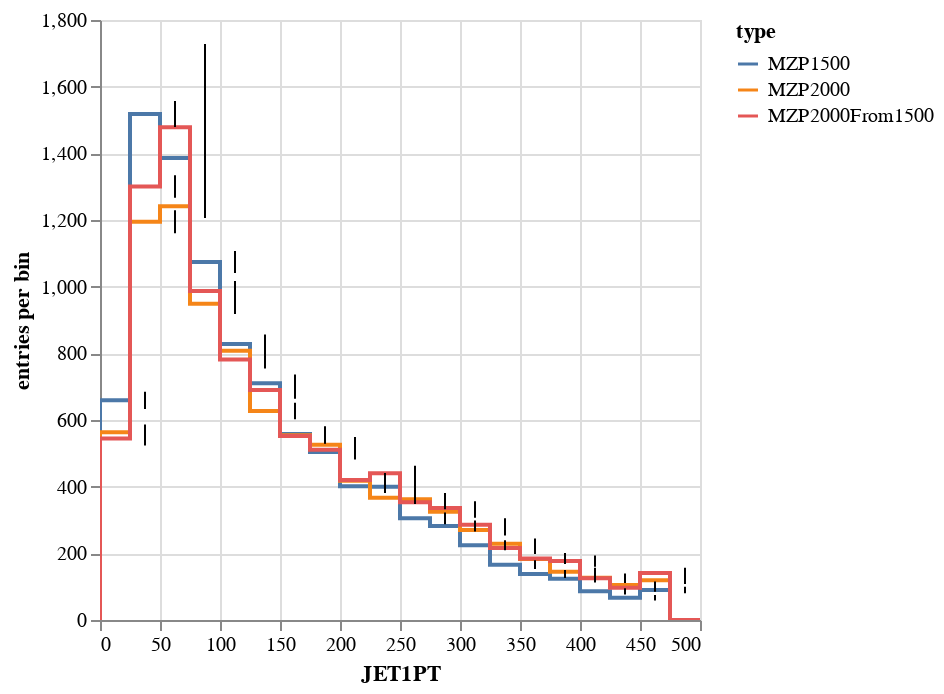

The notebook cell this image was saved under:
### Code cell
variable = 'LeadingJetPt'
histogram = Hist(bin("JET1PT", 20, 0, 500), groupby('type'), weight="w")
histogram.fill(JET1PT=arr_MZp1p5[variable]*0.001, type="MZP1500", w=np.ones(10000))
histogram.fill(JET1PT=arr_MZp2p0[variable]*0.001, type="MZP2000", w=np.ones(10000))
histogram.fill(JET1PT=arr_MZp1p5[variable]*0.001, w=weights_MZp1500to2000, type="MZP2000From1500")
histogram.overlay("type").step("JET1PT", error=True)

### Figure 1 — Vega-Lite specification as saved in the notebook (floating-point values rounded to 4 significant figures)
{"$schema": "https://vega.github.io/schema/vega-lite/v2.json", "data": {"values": [{"a0": "MZP1500", "a1": 0, "a1c": 0, "a2": 0, "a3": 0}, {"a0": "MZP1500", "a1": 5e-08, "a1c": 12.5, "a2": 0, "a3": 0}, {"a0": "MZP1500", "a1": 25, "a1c": 37.5, "a2": 659, "a3": 25.67}, {"a0": "MZP1500", "a1": 50, "a1c": 62.5, "a2": 1518, "a3": 38.96}, {"a0": "MZP1500", "a1": 75, "a1c": 87.5, "a2": 1386, "a3": 37.23}, {"a0": "MZP1500", "a1": 100, "a1c": 112.5, "a2": 1074, "a3": 32.77}, {"a0": "MZP1500", "a1": 125, "a1c": 137.5, "a2": 828, "a3": 28.77}, {"a0": "MZP1500", "a1": 150, "a1c": 162.5, "a2": 710, "a3": 26.65}, {"a0": "MZP1500", "a1": 175, "a1c": 187.5, "a2": 558, "a3": 23.62}, {"a0": "MZP1500", "a1": 200, "a1c": 212.5, "a2": 504, "a3": 22.45}, {"a0": "MZP1500", "a1": 225, "a1c": 237.5, "a2": 401, "a3": 20.02}, {"a0": "MZP1500", "a1": 250, "a1c": 262.5, "a2": 400, "a3": 20}, {"a0": "MZP1500", "a1": 275, "a1c": 287.5, "a2": 305, "a3": 17.46}, {"a0": "MZP1500", "a1": 300, "a1c": 312.5, "a2": 282, "a3": 16.79}, {"a0": "MZP1500", "a1": 325, "a1c": 337.5, "a2": 224, "a3": 14.97}, {"a0": "MZP1500", "a1": 350, "a1c": 362.5, "a2": 166, "a3": 12.88}, {"a0": "MZP1500", "a1": 375, "a1c": 387.5, "a2": 138, "a3": 11.75}, {"a0": "MZP1500", "a1": 400, "a1c": 412.5, "a2": 124, "a3": 11.14}, {"a0": "MZP1500", "a1": 425, "a1c": 437.5, "a2": 86, "a3": 9.274}, {"a0": "MZP1500", "a1": 450, "a1c": 462.5, "a2": 67, "a3": 8.185}, {"a0": "MZP1500", "a1": 475, "a1c": 487.5, "a2": 90, "a3": 9.487}, {"a0": "MZP1500", "a1": 500, "a1c": 500, "a2": 0, "a3": 0}, {"a0": "MZP2000", "a1": 0, "a1c": 0, "a2": 0, "a3": 0}, {"a0": "MZP2000", "a1": 5e-08, "a1c": 12.5, "a2": 0, "a3": 0}, {"a0": "MZP2000", "a1": 25, "a1c": 37.5, "a2": 563, "a3": 23.73}, {"a0": "MZP2000", "a1": 50, "a1c": 62.5, "a2": 1195, "a3": 34.57}, {"a0": "MZP2000", "a1": 75, "a1c": 87.5, "a2": 1241, "a3": 35.23}, {"a0": "MZP2000", "a1": 100, "a1c": 112.5, "a2": 949, "a3": 30.81}, {"a0": "MZP2000", "a1": 125, "a1c": 137.5, "a2": 808, "a3": 28.43}, {"a0": "MZP2000", "a1": 150, "a1c": 162.5, "a2": 627, "a3": 25.04}, {"a0": "MZP2000", "a1": 175, "a1c": 187.5, "a2": 554, "a3": 23.54}, {"a0": "MZP2000", "a1": 200, "a1c": 212.5, "a2": 526, "a3": 22.93}, {"a0": "MZP2000", "a1": 225, "a1c": 237.5, "a2": 418, "a3": 20.45}, {"a0": "MZP2000", "a1": 250, "a1c": 262.5, "a2": 367, "a3": 19.16}, {"a0": "MZP2000", "a1": 275, "a1c": 287.5, "a2": 362, "a3": 19.03}, {"a0": "MZP2000", "a1": 300, "a1c": 312.5, "a2": 325, "a3": 18.03}, {"a0": "MZP2000", "a1": 325, "a1c": 337.5, "a2": 270, "a3": 16.43}, {"a0": "MZP2000", "a1": 350, "a1c": 362.5, "a2": 229, "a3": 15.13}, {"a0": "MZP2000", "a1": 375, "a1c": 387.5, "a2": 183, "a3": 13.53}, {"a0": "MZP2000", "a1": 400, "a1c": 412.5, "a2": 145, "a3": 12.04}, {"a0": "MZP2000", "a1": 425, "a1c": 437.5, "a2": 127, "a3": 11.27}, {"a0": "MZP2000", "a1": 450, "a1c": 462.5, "a2": 105, "a3": 10.25}, {"a0": "MZP2000", "a1": 475, "a1c": 487.5, "a2": 119, "a3": 10.91}, {"a0": "MZP2000", "a1": 500, "a1c": 500, "a2": 0, "a3": 0}, {"a0": "MZP2000From1500", "a1": 0, "a1c": 0, "a2": 0, "a3": 0}, {"a0": "MZP2000From1500", "a1": 5e-08, "a1c": 12.5, "a2": 0, "a3": 0}, {"a0": "MZP2000From1500", "a1": 25, "a1c": 37.5, "a2": 544.7, "a3": 21.48}, {"a0": "MZP2000From1500", "a1": 50, "a1c": 62.5, "a2": 1301.0, "a3": 33.68}, {"a0": "MZP2000From1500", "a1": 75, "a1c": 87.5, "a2": 1478.0, "a3": 250.2}, {"a0": "MZP2000From1500", "a1": 100, "a1c": 112.5, "a2": 987.0, "a3": 30.23}, {"a0": "MZP2000From1500", "a1": 125, "a1c": 137.5, "a2": 781.7, "a3": 27.34}, {"a0": "MZP2000From1500", "a1": 150, "a1c": 162.5, "a2": 690.2, "a3": 26.15}, {"a0": "MZP2000From1500", "a1": 175, "a1c": 187.5, "a2": 552.1, "a3": 23.54}, {"a0": "MZP2000From1500", "a1": 200, "a1c": 212.5, "a2": 511.0, "a3": 22.93}, {"a0": "MZP2000From1500", "a1": 225, "a1c": 237.5, "a2": 420.0, "a3": 21.17}, {"a0": "MZP2000From1500", "a1": 250, "a1c": 262.5, "a2": 440.2, "a3": 22.43}, {"a0": "MZP2000From1500", "a1": 275, "a1c": 287.5, "a2": 353.1, "a3": 20.98}, {"a0": "MZP2000From1500", "a1": 300, "a1c": 312.5, "a2": 335.8, "a3": 20.75}, {"a0": "MZP2000From1500", "a1": 325, "a1c": 337.5, "a2": 285.7, "a3": 19.89}, {"a0": "MZP2000From1500", "a1": 350, "a1c": 362.5, "a2": 215.9, "a3": 17.66}, {"a0": "MZP2000From1500", "a1": 375, "a1c": 387.5, "a2": 184.5, "a3": 16.37}, {"a0": "MZP2000From1500", "a1": 400, "a1c": 412.5, "a2": 176.9, "a3": 16.79}, {"a0": "MZP2000From1500", "a1": 425, "a1c": 437.5, "a2": 125.5, "a3": 14.29}, {"a0": "MZP2000From1500", "a1": 450, "a1c": 462.5, "a2": 96.8, "a3": 12.29}, {"a0": "MZP2000From1500", "a1": 475, "a1c": 487.5, "a2": 141.2, "a3": 15.83}, {"a0": "MZP2000From1500", "a1": 500, "a1c": 500, "a2": 0, "a3": 0}]}, "layer": [{"encoding": {"color": {"field": "a0", "legend": {"title": "type"}, "scale": {"domain": ["MZP1500", "MZP2000", "MZP2000From1500"]}, "type": "nominal"}, "x": {"axis": {"title": "JET1PT"}, "field": "a1", "scale": {"zero": false}, "type": "quantitative"}, "y": {"axis": {"title": "entries per bin"}, "field": "a2", "type": "quantitative"}}, "mark": {"clip": true, "interpolate": "step-before", "type": "line"}, "transform": []}, {"encoding": {"x": {"field": "a1c", "type": "quantitative"}, "y": {"field": "error-down", "type": "quantitative"}, "y2": {"field": "error-up", "type": "quantitative"}}, "mark": "rule", "transform": [{"as": "error-down", "calculate": "datum.a2 - datum.a3"}, {"as": "error-up", "calculate": "datum.a2 + datum.a3"}]}]}
